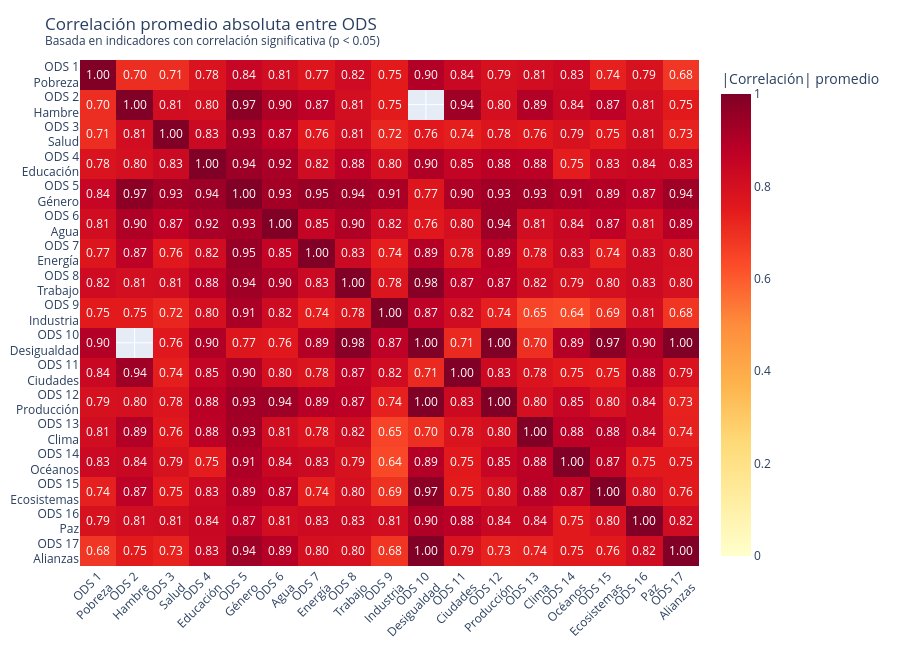

Write notebook code for a chart like this one.
### Markdown cell above
## 6. Heatmap de correlación entre ODS

Promedio de las correlaciones absolutas entre indicadores cruzados por ODS.

### Code cell
# Crear matriz ODS × ODS con promedios de correlación
ods_names = {
    1: 'Pobreza', 2: 'Hambre', 3: 'Salud', 4: 'Educación',
    5: 'Género', 6: 'Agua', 7: 'Energía', 8: 'Trabajo',
    9: 'Industria', 10: 'Desigualdad', 11: 'Ciudades', 12: 'Producción',
    13: 'Clima', 14: 'Océanos', 15: 'Ecosistemas', 16: 'Paz', 17: 'Alianzas'
}

# Usar todas las correlaciones significativas (no solo las altas)
corr_all_enriched = enrich_correlations(corr_significant, meta_df)

# Filtrar indicadores con ODS asignado
corr_with_ods = corr_all_enriched.dropna(subset=['ods_1', 'ods_2'])

# Calcular promedio de |correlación| por par de ODS
ods_matrix_data = []
for _, row in corr_with_ods.iterrows():
    ods_a = int(row['ods_1'])
    ods_b = int(row['ods_2'])
    ods_matrix_data.append({'ods_a': ods_a, 'ods_b': ods_b, 'abs_corr': abs(row['correlation'])})
    ods_matrix_data.append({'ods_a': ods_b, 'ods_b': ods_a, 'abs_corr': abs(row['correlation'])})

ods_pairs_df = pd.DataFrame(ods_matrix_data)
ods_matrix = ods_pairs_df.pivot_table(index='ods_a', columns='ods_b', values='abs_corr', aggfunc='mean')

# Agregar la diagonal (auto-correlación = 1)
for ods in ods_matrix.index:
    if ods in ods_matrix.columns:
        ods_matrix.loc[ods, ods] = 1.0

# Renombrar
labels = [f"ODS {i}<br>{ods_names.get(i, '?')}" for i in ods_matrix.index]
ods_matrix.index = labels
ods_matrix.columns = labels

fig = px.imshow(
    ods_matrix,
    color_continuous_scale='YlOrRd',
    zmin=0, zmax=1,
    text_auto='.2f',
    aspect='auto',
    title='Correlación promedio absoluta entre ODS<br><sup>Basada en indicadores con correlación significativa (p < 0.05)</sup>',
    labels={'color': '|Correlación| promedio'}
)
fig.update_layout(height=650, margin=dict(l=10, r=10, t=60, b=10))
fig.update_xaxes(tickangle=-45)
fig.show()
print('✅ Heatmap interactivo generado')

### Figure 1 — Plotly figure (JSON) as saved in the notebook; plotly's stock layout.template omitted (floating-point values rounded to 4 significant figures; data arrays with more than 128 entries replaced by an {"elided": "..."} marker saying what was removed)
{"data": [{"coloraxis": "coloraxis", "hovertemplate": "x: %{x}<br>y: %{y}<br>|Correlación| promedio: %{z}<extra></extra>", "name": "0", "texttemplate": "%{z:.2f}", "type": "heatmap", "x": ["ODS 1<br>Pobreza", "ODS 2<br>Hambre", "ODS 3<br>Salud", "ODS 4<br>Educación", "ODS 5<br>Género", "ODS 6<br>Agua", "ODS 7<br>Energía", "ODS 8<br>Trabajo", "ODS 9<br>Industria", "ODS 10<br>Desigualdad", "ODS 11<br>Ciudades", "ODS 12<br>Producción", "ODS 13<br>Clima", "ODS 14<br>Océanos", "ODS 15<br>Ecosistemas", "ODS 16<br>Paz", "ODS 17<br>Alianzas"], "xaxis": "x", "y": ["ODS 1<br>Pobreza", "ODS 2<br>Hambre", "ODS 3<br>Salud", "ODS 4<br>Educación", "ODS 5<br>Género", "ODS 6<br>Agua", "ODS 7<br>Energía", "ODS 8<br>Trabajo", "ODS 9<br>Industria", "ODS 10<br>Desigualdad", "ODS 11<br>Ciudades", "ODS 12<br>Producción", "ODS 13<br>Clima", "ODS 14<br>Océanos", "ODS 15<br>Ecosistemas", "ODS 16<br>Paz", "ODS 17<br>Alianzas"], "yaxis": "y", "z": {"elided": "17x17 float values"}}], "layout": {"coloraxis": {"cmax": 1, "cmin": 0, "colorbar": {"title": {"text": "|Correlación| promedio"}}, "colorscale": [[0, "rgb(255,255,204)"], [0.125, "rgb(255,237,160)"], [0.25, "rgb(254,217,118)"], [0.375, "rgb(254,178,76)"], [0.5, "rgb(253,141,60)"], [0.625, "rgb(252,78,42)"], [0.75, "rgb(227,26,28)"], [0.875, "rgb(189,0,38)"], [1, "rgb(128,0,38)"]]}, "height": 650, "margin": {"b": 10, "l": 10, "r": 10, "t": 60}, "title": {"text": "Correlación promedio absoluta entre ODS<br><sup>Basada en indicadores con correlación significativa (p < 0.05)</sup>"}, "xaxis": {"anchor": "y", "domain": [0, 1], "tickangle": -45}, "yaxis": {"anchor": "x", "autorange": "reversed", "domain": [0, 1]}}}
